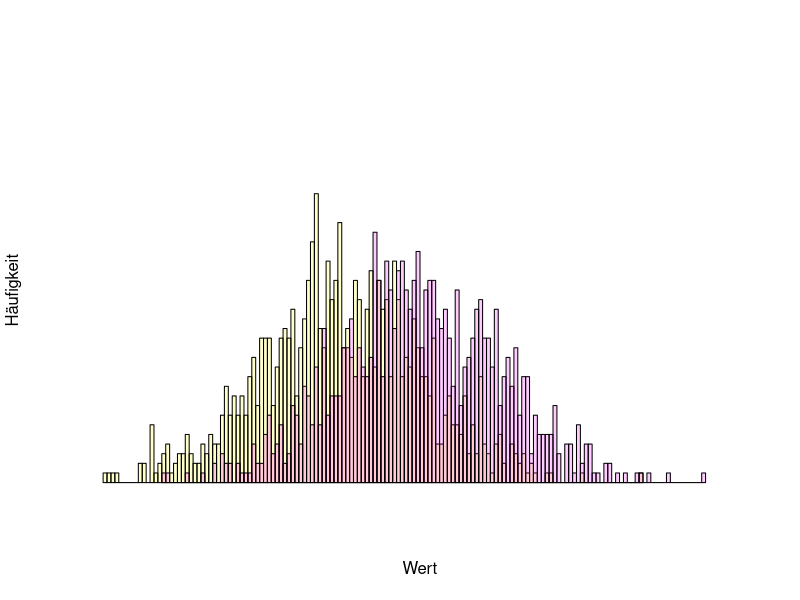
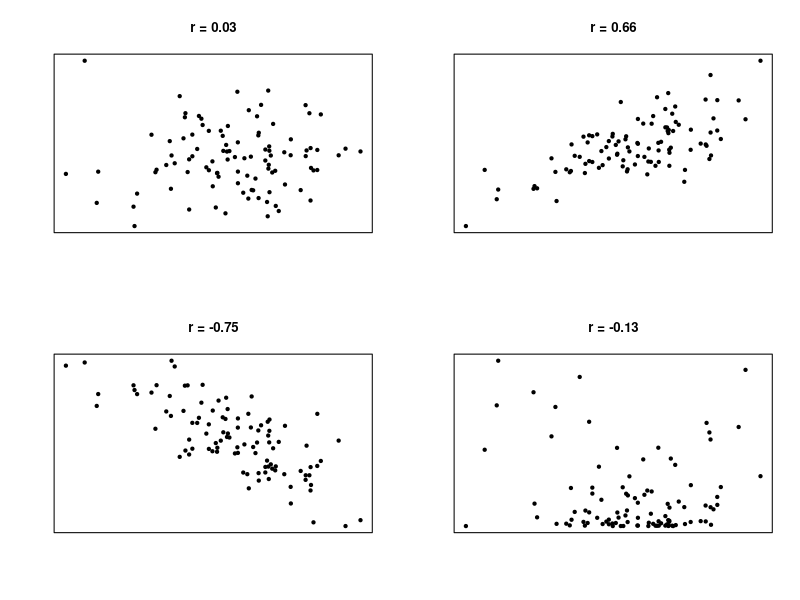
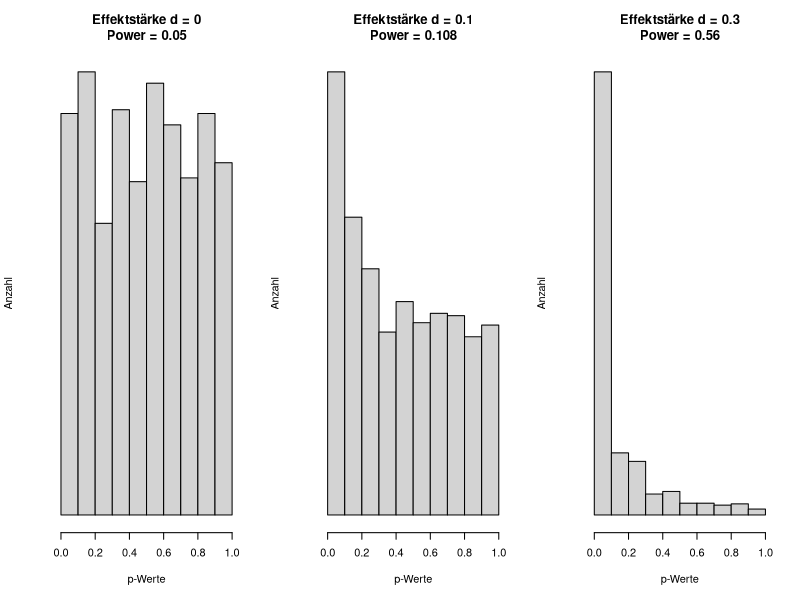
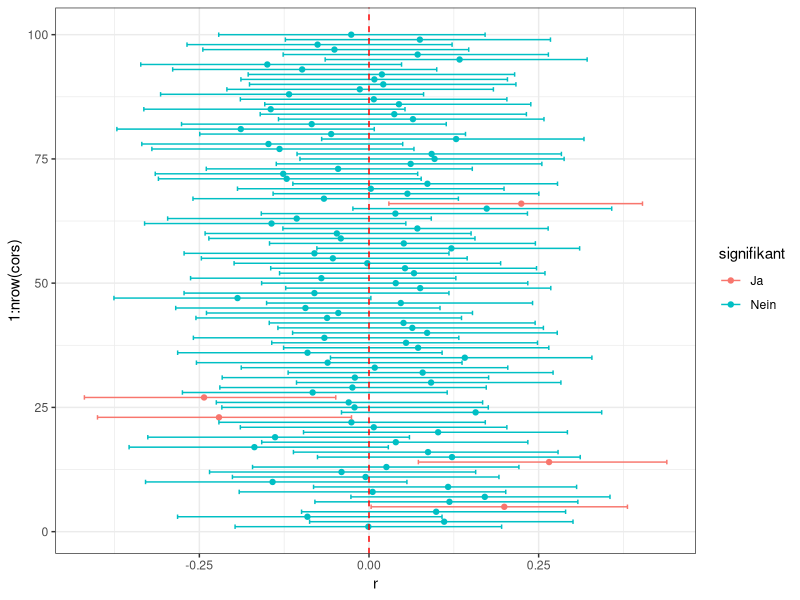
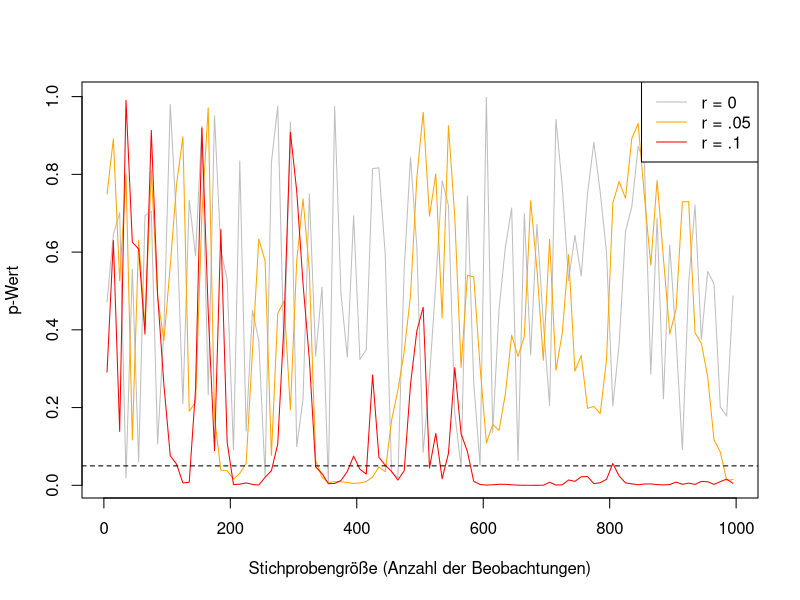

These charts were generated, in order, by the following R code:
## ---- chunk 1
#| code-fold: true
set.seed(1)
x <- rnorm(1000, mean = 0)
y <- rnorm(1000, mean = 1)
hist(x, xlim = c(-3, 5), col = rgb(1,1,0,.2), ylim = c(0, 40), breaks = 100, xaxt = "n", yaxt = "n"
     , xlab = "Wert", ylab = "Häufigkeit", main = "")
hist(y, add = T, col = rgb(1,0,1,.2), breaks = 100)

## ---- chunk 2
#| echo: false

layout(matrix(c(1, 1, 2, 2, 3, 3, 4, 4), nrow = 2, byrow = TRUE)) 
set.seed(42)
n <- 100

x1 <- rnorm(n)
y1 <- rnorm(n)
y2 <- x1+rnorm(n)
y3 <- -x1+rnorm(n)
y4 <- abs(x1+rnorm(n))^2

plot(x1, y1, main = paste("r = ", round(cor(x1, y1), 2), sep = "")
     , xaxt = 'n', yaxt = 'n', xlab = "", ylab = "", pch = 20)
plot(x1, y2, main = paste("r = ", round(cor(x1, y2), 2), sep = "")
     , xaxt = 'n', yaxt = 'n', xlab = "", ylab = "", pch = 20)
plot(x1, y3, main = paste("r = ", round(cor(x1, y3), 2), sep = "")
     , xaxt = 'n', yaxt = 'n', xlab = "", ylab = "", pch = 20)
plot(x1, y4, main = paste("r = ", round(cor(x1, y4), 2), sep = "")
     , xaxt = 'n', yaxt = 'n', xlab = "", ylab = "", pch = 20)

layout(1)

## ---- chunk 3
#| echo: false
# P-Value distribution ---------------------------------------------------- 
layout(matrix(c(1,2,3), nrow = 1)) 

effects <- c(0, .1, .3) 

for (i in effects) { 
  effect <- i 
  n <- 100 
  pvalues <- (replicate(1000, t.test(rnorm(100), rnorm(100, i))$p.value)) 
  power <- round(pwr::pwr.t.test(n = n, d = i, power = NULL, alternative = "two.sided")$power, 3) 
  
  hist(pvalues
       , xlab = "p-Werte"
       , ylab = "Anzahl"
       , main = paste("Effektstärke d = ", i, "\nPower = ", power, sep = "") 
       , xlim = c(0, 1)
       , yaxt = 'n') 
  } 

layout(1)
## ---- chunk 4
#| echo: false
library(ggplot2)
# mean(replicate(1000, mean(replicate(6, cor.test(rnorm(50), rnorm(50))$p.value) < .05) > 0)) # 26.7%
set.seed(1)
n <- 100
ncors <- 100

cors <- data.frame(    "r" = NULL
                   , "lcl" = NULL
                   , "ucl" = NULL)
for (i in 1:ncors) {
 cortest_temp <- cor.test(rnorm(n), rnorm(n))
 r_temp <- cortest_temp$estimate
 lcl_temp <- cortest_temp$conf.int[1]
 ucl_temp <- cortest_temp$conf.int[2]
 
 cors <- rbind(cors, c(r_temp, lcl_temp, ucl_temp))
 # rm(c(r_temp, lcl_temp, ucl_temp))
}

names(cors) <- c("r", "lcl", "ucl")
cors$signifikant <- ifelse(cors$ucl < 0 | cors$lcl > 0, "Ja", "Nein")

ggplot(cors, aes(x = r, y = 1:nrow(cors), col = signifikant)) + geom_point() +
  geom_errorbar(aes(xmin = lcl, xmax = ucl)) +
  theme_bw() +
  geom_vline(xintercept = 0, lty = 2, col = "red")

## ---- chunk 5
#| echo: false

# P-Value Convergence ----------------------------------------------------- 
imax <- seq(5, 1000, 10) 
p0 <- NULL 
p1 <- NULL 
p2 <- NULL 

for (i in imax) { 
  
  set.seed(42) 
  
  ds0 <- MASS::mvrnorm(n = i, mu = c(0,0), Sigma = matrix(c(1, 0, 0, 1), nrow = 2)) 
  ds1 <- MASS::mvrnorm(n = i, mu = c(0,0), Sigma = matrix(c(1, .05, .05, 1), nrow = 2)) 
  ds2 <- MASS::mvrnorm(n = i, mu = c(0,0), Sigma = matrix(c(1, .1, .1, 1), nrow = 2)) 
  
  p0 <- c(p0, cor.test(ds0[, 1], ds0[, 2])$p.value) 
  p1 <- c(p1, cor.test(ds1[, 1], ds1[, 2])$p.value) 
  p2 <- c(p2, cor.test(ds2[, 1], ds2[, 2])$p.value) 
  
} 

plot( y = p0, x = imax, type = "l", col = "grey", xlab = "Stichprobengröße (Anzahl der Beobachtungen)", ylab = "p-Wert") 
lines(y = p1, x = imax, col = "orange") 
lines(y = p2, x = imax, col = "red") 
abline(h = .05, lty = 2)
legend("topright", c("r = 0", "r = .05", "r = .1"), col = c("grey", "orange", "red"), lty = 1)
